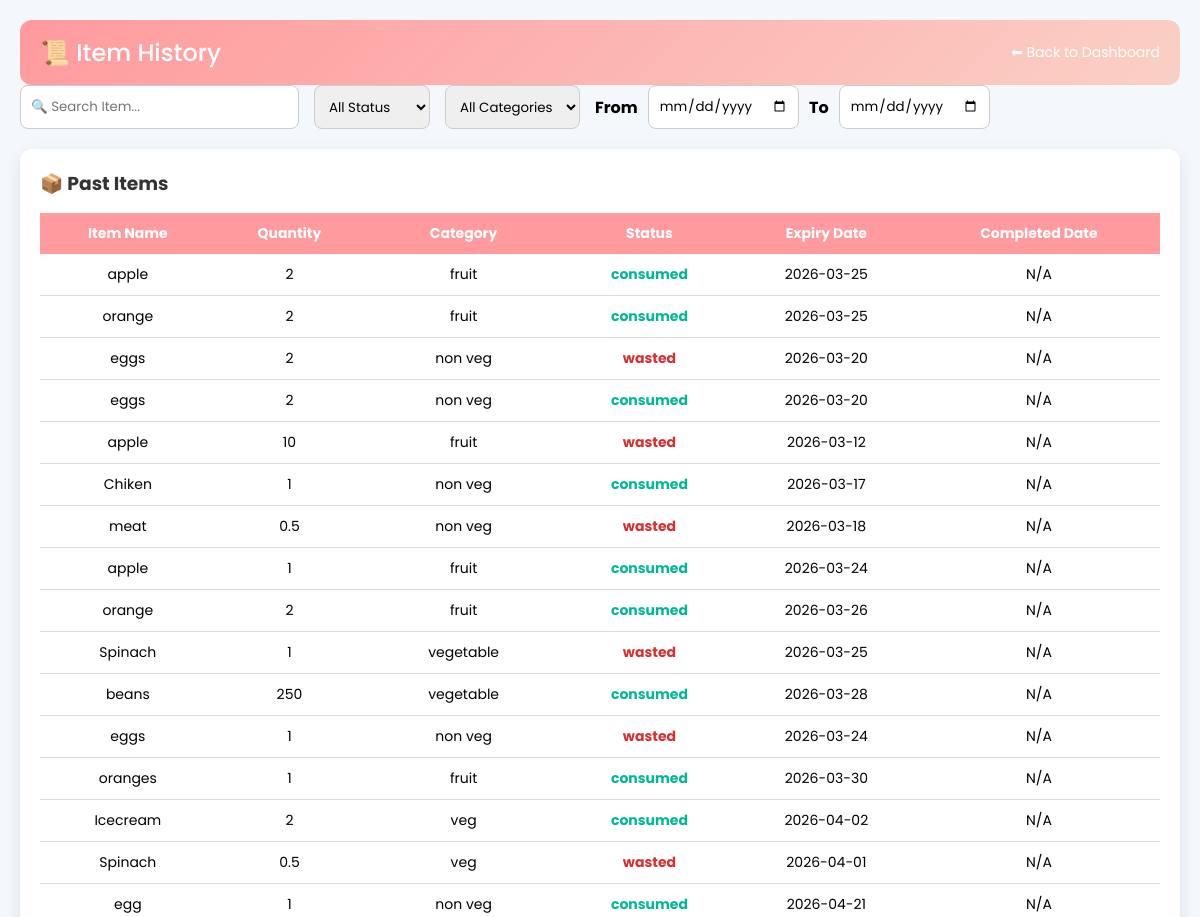
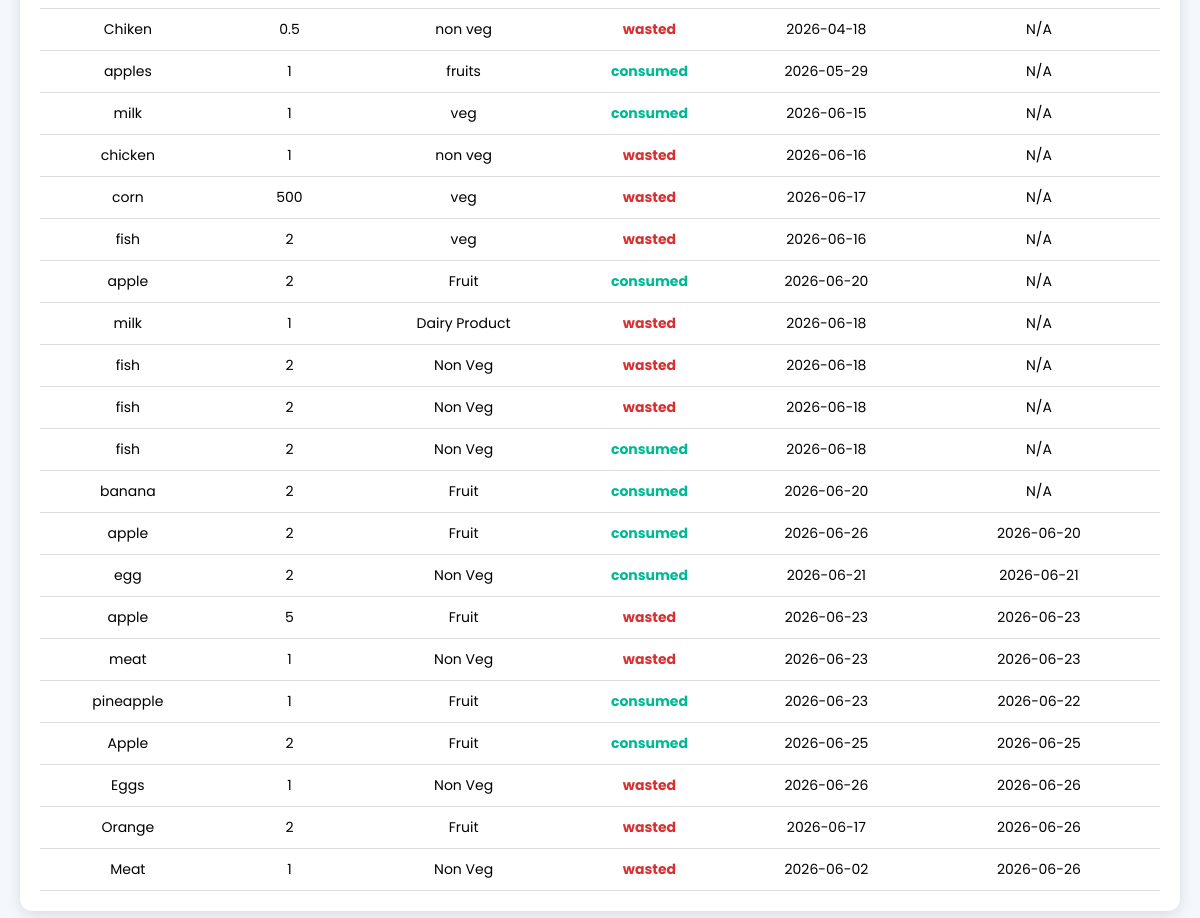
Screenshot of /history (signed in) with the database file from the repository (2 pictures, top to bottom).
### tables this page shows
CREATE TABLE items (
    id INTEGER PRIMARY KEY AUTOINCREMENT,
    item_name TEXT NOT NULL,
    quantity INTEGER NOT NULL,
    category TEXT NOT NULL,
    storage_type TEXT NOT NULL,
    expiry_date TEXT NOT NULL,
    user_id INTEGER NOT NULL, status TEXT DEFAULT 'pending', risk_score REAL, risk_level TEXT, completed_date TEXT,
    FOREIGN KEY (user_id) REFERENCES users (id)
);

### routes/fridge.py (the view)
@fridge_bp.route("/history")
def history():
    if "user_id" not in session:
        return redirect(url_for("auth.login"))
    conn = get_db_connection()
    items = conn.execute(
        """
        SELECT * FROM items
        WHERE user_id=? AND (status='consumed' OR status='wasted')
        """,
        (session["user_id"],)
    ).fetchall()
    conn.close()
    return render_template("history.html", items=items)

### routes/fridge.py (called while the page is built)
def get_db_connection():
    conn = sqlite3.connect(Config.DATABASE)
    conn.row_factory = sqlite3.Row
    return conn

### templates/history.html (shortened to what this page needs)
<!DOCTYPE html>
<html lang="en">
<head>
</head>
<body>
<div class="navbar">
    <h2>📜 Item History</h2>
    <a href="{{ url_for('fridge.dashboard') }}">⬅ Back to Dashboard</a>
</div>
<div class="filters">
    <input
        type="text"
        id="searchInput"
        placeholder="🔍 Search Item..."
    >
    <select id="statusFilter">
        <option value="all">All Status</option>
    </select>
    <select id="categoryFilter">
        <option value="all">All Categories</option>
    </select>
    <div style="display:flex;align-items:center;gap:10px;">
    <span><b>From</b></span>
    <input type="date" id="fromDate">
    <span><b>To</b></span>
    <input type="date" id="toDate">
</div>
</div>
<div class="card">
    <h3>📦 Past Items</h3>
    <table>
        <tr>
            <th>Item Name</th>
            <th>Quantity</th>
            <th>Category</th>
            <th>Status</th>
            <th>Expiry Date</th>
            <th>Completed Date</th>
        </tr>
    {% for item in items %}
<tr
    data-name="{{ item.item_name }}"
    data-status="{{ item.status|lower }}"
    data-category="{{ item.category }}"
    data-date="{{ item.completed_date[:10] if item.completed_date else '' }}"
>
    <td>{{ item.item_name }}</td>
    <td>{{ item.quantity }}</td>
    <td>{{ item.category }}</td>
    <td>
        {% if item.status|lower == 'consumed' %}
            <span class="consumed">{{ item.status }}</span>
        {% elif item.status|lower == 'wasted' %}
            <span class="wasted">{{ item.status }}</span>
        {% endif %}
    </td>
    <td>{{ item.expiry_date }}</td>
    <td>
    {{ item.completed_date if item.completed_date else 'N/A' }}
</td>
</tr>
{% endfor %}
    </table>
</div>
</body>
</html>

### templates/history.html (style rules this page uses)
* { margin: 0; padding: 0; box-sizing: border-box; font-family: 'Poppins', sans-serif; }
body { background: #f4f7fb; padding: 20px; }
.navbar { background: linear-gradient(135deg, #ff9a9e, #fad0c4); padding: 15px 20px; border-radius: 12px; color: white; display: flex; justify-content: space-between; align-items: center; }
.navbar h2 { font-weight: 500; }
.navbar a { color: white; text-decoration: none; font-size: 14px; }
.card { background: white; margin-top: 20px; padding: 20px; border-radius: 12px; box-shadow: 0 5px 15px rgba(0,0,0,0.1); }
.filters { display:flex; gap:15px; margin-bottom:20px; flex-wrap:wrap; }
.filters input, .filters select { padding:10px; border-radius:8px; border:1px solid #ccc; }
h3 { margin-bottom: 15px; color: #333; }
table { width: 100%; border-collapse: collapse; }
th { background: #ff9a9e; color: white; padding: 10px; font-size: 14px; }
td { padding: 10px; text-align: center; border-bottom: 1px solid #ddd; font-size: 14px; }
.consumed { color: #00b894; font-weight: bold; }
.wasted { color: #d63031; font-weight: bold; }

### rows the page displays
items: item_name "apple", quantity "2", category "fruit", status "consumed", expiry_date "2026-03-25", completed_date "N/A"
items: item_name "orange", quantity "2", category "fruit", status "consumed", expiry_date "2026-03-25", completed_date "N/A"
items: item_name "eggs", quantity "2", category "non veg", status "wasted", expiry_date "2026-03-20", completed_date "N/A"
items: item_name "eggs", quantity "2", category "non veg", status "consumed", expiry_date "2026-03-20", completed_date "N/A"
items: item_name "apple", quantity "10", category "fruit", status "wasted", expiry_date "2026-03-12", completed_date "N/A"
items: item_name "Chiken", quantity "1", category "non veg", status "consumed", expiry_date "2026-03-17", completed_date "N/A"
items: item_name "meat", quantity "0.5", category "non veg", status "wasted", expiry_date "2026-03-18", completed_date "N/A"
items: item_name "apple", quantity "1", category "fruit", status "consumed", expiry_date "2026-03-24", completed_date "N/A"
items: item_name "orange", quantity "2", category "fruit", status "consumed", expiry_date "2026-03-26", completed_date "N/A"
items: item_name "Spinach", quantity "1", category "vegetable", status "wasted", expiry_date "2026-03-25", completed_date "N/A"
items: item_name "beans", quantity "250", category "vegetable", status "consumed", expiry_date "2026-03-28", completed_date "N/A"
items: item_name "eggs", quantity "1", category "non veg", status "wasted", expiry_date "2026-03-24", completed_date "N/A"
items: item_name "oranges", quantity "1", category "fruit", status "consumed", expiry_date "2026-03-30", completed_date "N/A"
items: item_name "Icecream", quantity "2", category "veg", status "consumed", expiry_date "2026-04-02", completed_date "N/A"
items: item_name "Spinach", quantity "0.5", category "veg", status "wasted", expiry_date "2026-04-01", completed_date "N/A"
items: item_name "egg", quantity "1", category "non veg", status "consumed", expiry_date "2026-04-21", completed_date "N/A"
items: item_name "Chiken", quantity "0.5", category "non veg", status "wasted", expiry_date "2026-04-18", completed_date "N/A"
items: item_name "apples", quantity "1", category "fruits", status "consumed", expiry_date "2026-05-29", completed_date "N/A"
items: item_name "milk", quantity "1", category "veg", status "consumed", expiry_date "2026-06-15", completed_date "N/A"
items: item_name "chicken", quantity "1", category "non veg", status "wasted", expiry_date "2026-06-16", completed_date "N/A"
items: item_name "corn", quantity "500", category "veg", status "wasted", expiry_date "2026-06-17", completed_date "N/A"
items: item_name "fish", quantity "2", category "veg", status "wasted", expiry_date "2026-06-16", completed_date "N/A"
items: item_name "apple", quantity "2", category "Fruit", status "consumed", expiry_date "2026-06-20", completed_date "N/A"
items: item_name "milk", quantity "1", category "Dairy Product", status "wasted", expiry_date "2026-06-18", completed_date "N/A"
items: item_name "fish", quantity "2", category "Non Veg", status "wasted", expiry_date "2026-06-18", completed_date "N/A"
items: item_name "fish", quantity "2", category "Non Veg", status "wasted", expiry_date "2026-06-18", completed_date "N/A"
items: item_name "fish", quantity "2", category "Non Veg", status "consumed", expiry_date "2026-06-18", completed_date "N/A"
items: item_name "banana", quantity "2", category "Fruit", status "consumed", expiry_date "2026-06-20", completed_date "N/A"
items: item_name "apple", quantity "2", category "Fruit", status "consumed", expiry_date "2026-06-26", completed_date "2026-06-20"
items: item_name "egg", quantity "2", category "Non Veg", status "consumed", expiry_date "2026-06-21", completed_date "2026-06-21"
items: item_name "apple", quantity "5", category "Fruit", status "wasted", expiry_date "2026-06-23", completed_date "2026-06-23"
items: item_name "meat", quantity "1", category "Non Veg", status "wasted", expiry_date "2026-06-23", completed_date "2026-06-23"
items: item_name "pineapple", quantity "1", category "Fruit", status "consumed", expiry_date "2026-06-23", completed_date "2026-06-22"
items: item_name "Apple", quantity "2", category "Fruit", status "consumed", expiry_date "2026-06-25", completed_date "2026-06-25"
items: item_name "Eggs", quantity "1", category "Non Veg", status "wasted", expiry_date "2026-06-26", completed_date "2026-06-26"
items: item_name "Orange", quantity "2", category "Fruit", status "wasted", expiry_date "2026-06-17", completed_date "2026-06-26"
items: item_name "Meat", quantity "1", category "Non Veg", status "wasted", expiry_date "2026-06-02", completed_date "2026-06-26"
